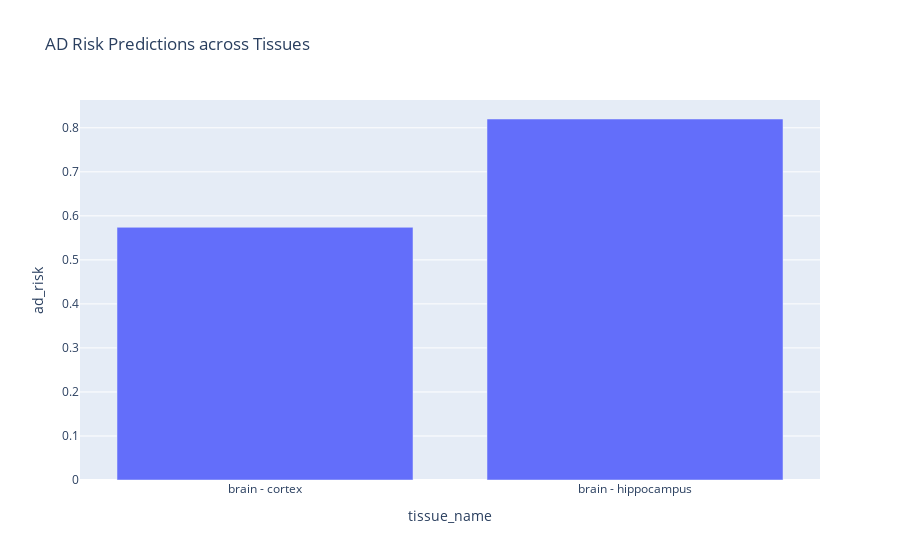

The notebook cell saved with this chart:
### Markdown cell above
## 8. Visualize Results

Interactive bar chart showing AD risk predictions across tissues.

### Code cell
# Visualize predictions
fig = px.bar(
    preds, x="tissue_name", y="ad_risk", title="AD Risk Predictions across Tissues"
)
fig.show()

### Figure 1 — Plotly figure (JSON) as saved in the notebook; plotly's stock layout.template omitted (floating-point values rounded to 4 significant figures)
{"data": [{"hovertemplate": "tissue_name=%{x}<br>ad_risk=%{y}<extra></extra>", "legendgroup": "", "marker": {"color": "#636efa", "pattern": {"shape": ""}}, "name": "", "orientation": "v", "showlegend": false, "textposition": "auto", "type": "bar", "x": ["brain - cortex", "brain - hippocampus"], "xaxis": "x", "y": [0.574, 0.82], "yaxis": "y"}], "layout": {"barmode": "relative", "legend": {"tracegroupgap": 0}, "title": {"text": "AD Risk Predictions across Tissues"}, "xaxis": {"anchor": "y", "domain": [0, 1], "title": {"text": "tissue_name"}}, "yaxis": {"anchor": "x", "domain": [0, 1], "title": {"text": "ad_risk"}}}}
